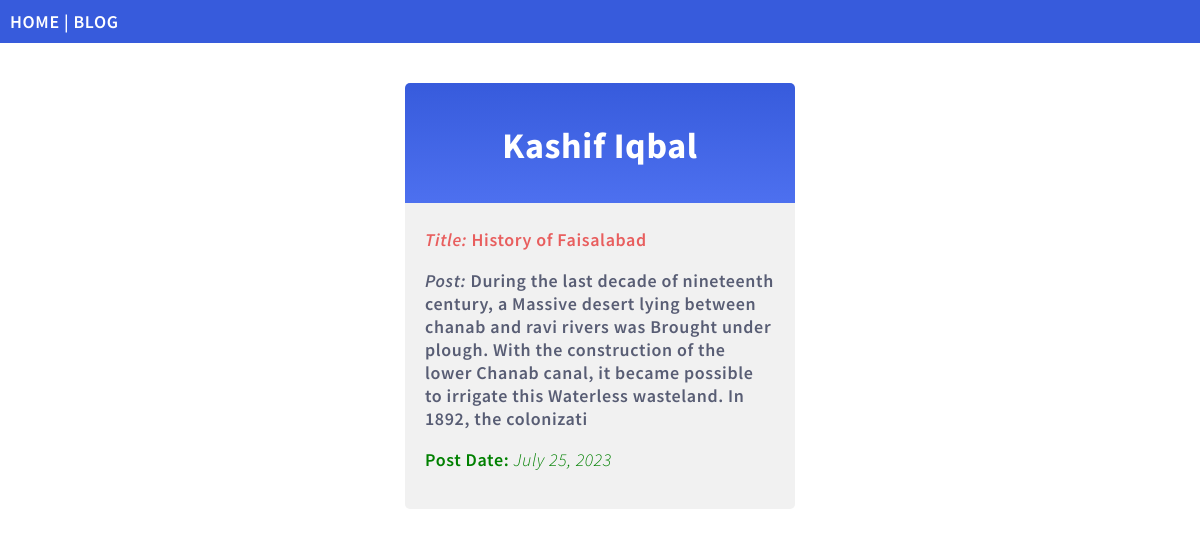
Page /Blog/details/1 on the committed database.
### blogApp/models.py (models this page shows, shortened)
class BlogTable(models.Model):
    name = models.CharField(max_length=20)
    title = models.CharField(max_length=50)
    post = models.CharField(max_length=255)
    post_date = models.DateField(null= True)

### blogApp/views.py (the view)
# urls.py: path('Blog/details/<int:id>', views.details, name= 'details'),
def details(request, id):
    myblog = BlogTable.objects.get(id= id)
    template = loader.get_template('details.html')
    context = {
        'myblog': myblog,
    }
    return HttpResponse(template.render(context, request))

### blogApp/templates/details.html (shortened to what this page needs)
{% extends 'master.html' %}
{% block content %}
    <div class="mycard">
        <h1>{{ myblog.name }}</h1>
        <p class="title"><i>Title:</i> {{myblog.title}}</p>
        <p><i>Post:</i> {{myblog.post}}</p>
        <p class="date">Post Date: <em style="font-weight: 300;">{{myblog.post_date}}</em></p>
    </div>
{% endblock content %}

### mystaticfiles/myglobal.css (style rules this page uses)
body { margin: 0; font: 600 18px 'Source Sans Pro', sans-serif; letter-spacing: 0.64px; color: #585d74; }
.mycard { background-color: #f1f1f1; background-image: linear-gradient(to bottom, #375bdc, #4d70ef); background-size: 100% 120px; background-repeat: no-repeat; margin: 40px auto; width: 350px; border-radius: 5px; box-shadow: 0 5px 7px -1 rgba(51,51,51, 0.23); padding: 20px; }
.mycard h1 { text-align: center; color: #ffffff; margin: 20px 0 60px 0; }

### blogApp/static/myfirst.css (style rules this page uses)
.date { color: green; }
.title { color: rgba(231, 70, 70, 0.857); }

### rows in the picture
BlogTable: name "Kashif Iqbal", title "History of Faisalabad", post "During the last decade of nineteenth century, a Massive desert lying between chanab and ravi rivers was Brought under plough. With the construction of the lower Chanab canal, it became possible to irrigate this Waterless wasteland. In 1892, the colonizati", post_date "July 25, 2023"
